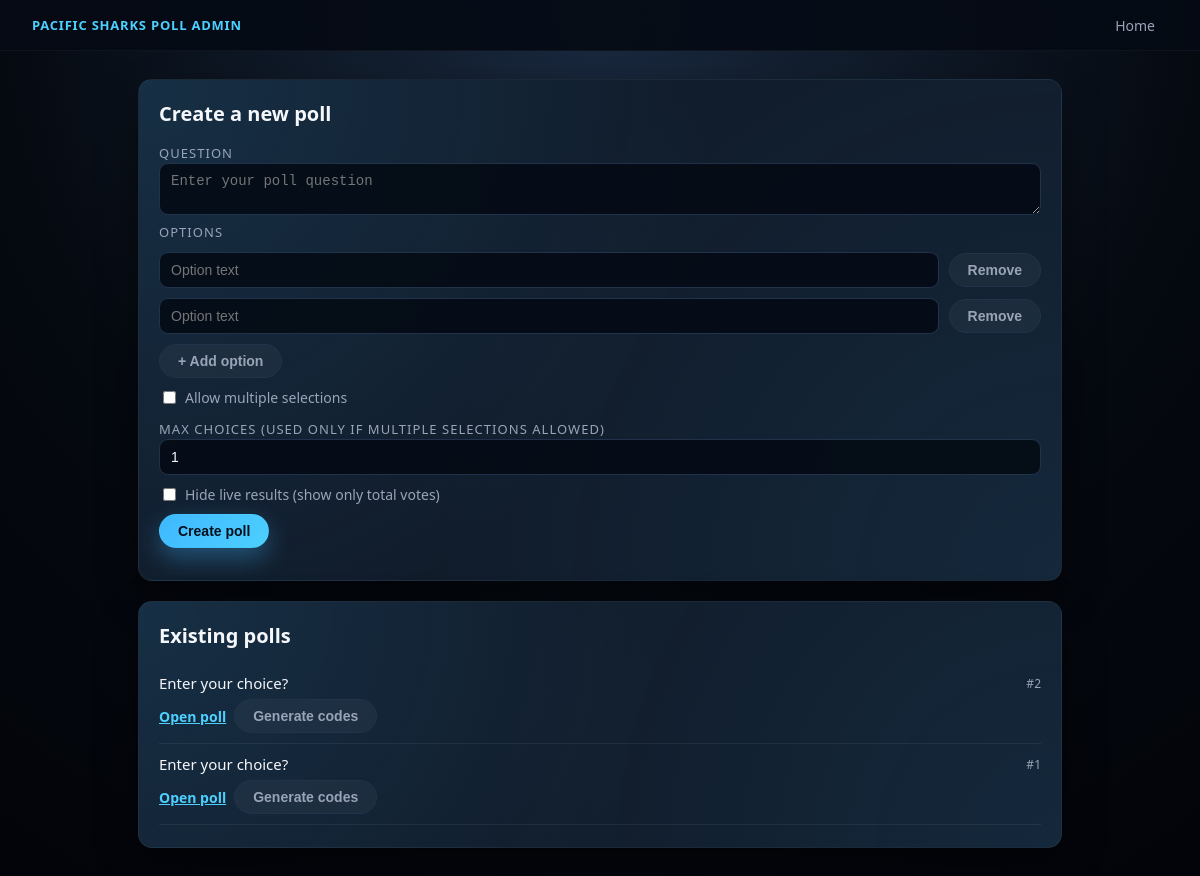
Before: / with the older database file.
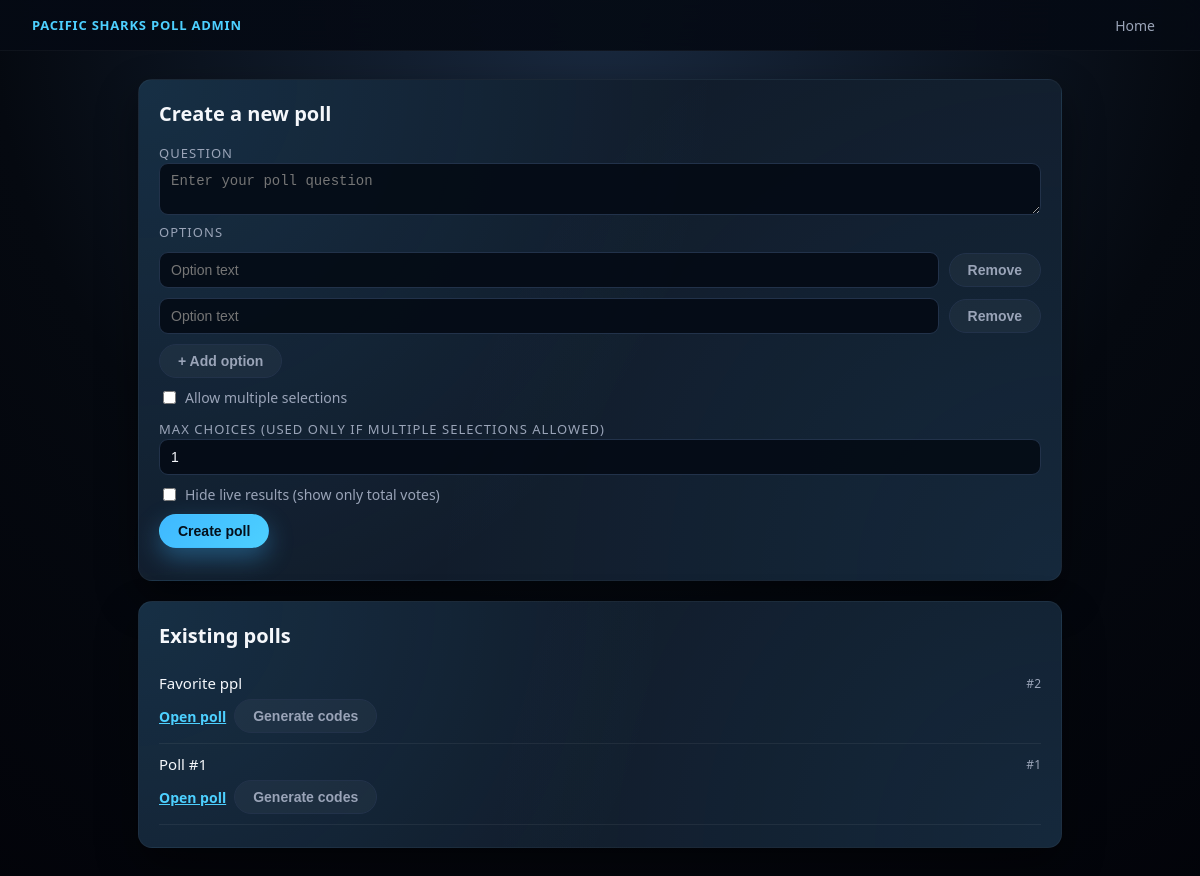
After: the same page with the newer database file.
### tables this page shows
CREATE TABLE polls (
    id INTEGER PRIMARY KEY AUTOINCREMENT,
    question TEXT NOT NULL,
    multiple_allowed INTEGER NOT NULL DEFAULT 0,
    max_choices INTEGER DEFAULT NULL,
    hide_results INTEGER NOT NULL DEFAULT 0
);

### backend/app.py (the view)
@app.route("/")
def home():
    db = get_db()
    polls = db.execute("SELECT id, question FROM polls ORDER BY id DESC").fetchall()
    return render_template("admin.html", polls=polls)

### backend/app.py (called while the page is built)
def get_db():
    if "db" not in g:
        g.db = sqlite3.connect(DB_PATH)
        g.db.row_factory = sqlite3.Row
    return g.db

### frontend/templates/admin.html (shortened to what this page needs)
<!doctype html>
<html lang="en">
  <head>
    <link
      rel="stylesheet"
      href="{{ url_for('static', filename='style.css') }}"
    />
  </head>
  <body class="page">
    <header class="top-bar">
      <div class="top-bar-left">
        <div class="brand">Pacific Sharks Poll Admin</div>
      </div>
      <div class="top-bar-right">
        <a href="{{ url_for('home') }}" class="top-link">Home</a>
      </div>
    </header>
    <main class="content">
      <section class="card">
        <h1 class="card-title">Create a new poll</h1>
        <label class="field-label" for="question">Question</label>
        <textarea
          id="question"
          rows="2"
          class="field-input"
          placeholder="Enter your poll question"
        ></textarea>
        <label class="field-label">Options</label>
        <div id="options-container"></div>
        <button id="add-option" class="btn btn-secondary" type="button">
          + Add option
        </button>
        <div class="field-row">
          <label class="checkbox-label">
            <input type="checkbox" id="multiple_allowed" />
            Allow multiple selections
          </label>
        </div>
        <label class="field-label" for="max_choices">
          Max choices (used only if multiple selections allowed)
        </label>
        <input
          type="number"
          id="max_choices"
          min="1"
          value="1"
          class="field-input"
        />
        <div class="field-row">
          <label class="checkbox-label">
            <input type="checkbox" id="hide_results" />
            Hide live results (show only total votes)
          </label>
        </div>
        <button id="create-poll" class="btn btn-primary" type="button">
          Create poll
        </button>
      </section>
      <section class="card">
        <h2 class="card-title">Existing polls</h2>
        {% if polls %}
        <ul class="poll-list">
          {% for p in polls %}
          <li class="poll-list-item">
            <div class="poll-list-main">
              <span class="poll-question">{{ p.question }}</span>
              <span class="poll-id">#{{ p.id }}</span>
            </div>
            <div class="poll-list-actions">
              <a
                href="{{ url_for('poll_view', poll_id=p.id) }}"
                class="btn btn-link"
                target="_blank"
              >
                Open poll
              </a>
              <button
                class="btn btn-secondary btn-generate-codes"
                data-poll-id="{{ p.id }}"
                data-poll-question="{{ p.question }}"
              >
                Generate codes
              </button>
            </div>
          </li>
          {% endfor %}
        </ul>
        {% else %}
        <p class="muted">No polls yet. Create one above.</p>
        {% endif %}
      </section>
    </main>
  </body>
</html>

Changed rows visible on the page:
changed polls id 2: question "Enter your choice?" → "Favorite ppl"
changed polls id 1: question "Enter your choice?" → "Poll #1"
